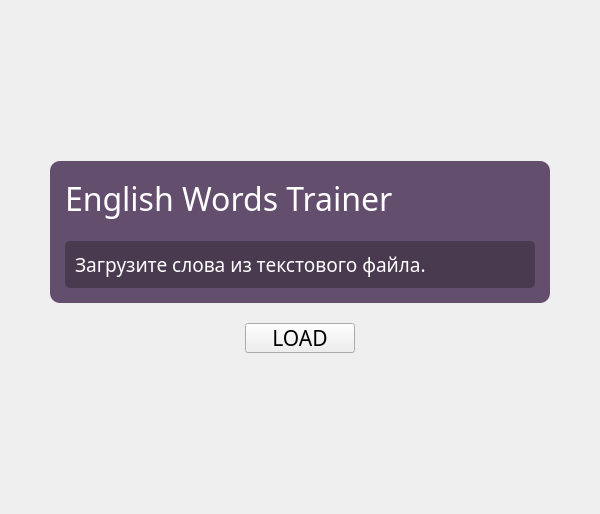
          <widget class="QWidget" name="not_loaded">
           <property name="styleSheet">
            <string notr="true"/>
           </property>
           <layout class="QVBoxLayout" name="verticalLayout_5">
            <property name="spacing">
             <number>20</number>
            </property>
            <property name="leftMargin">
             <number>50</number>
            </property>
            <property name="topMargin">
             <number>0</number>
            </property>
            <property name="rightMargin">
             <number>50</number>
            </property>
            <property name="bottomMargin">
             <number>0</number>
            </property>
            <item>
             <spacer name="verticalSpacer_3">
              <property name="orientation">
               <enum>Qt::Vertical</enum>
              </property>
              <property name="sizeHint" stdset="0">
               <size>
                <width>20</width>
                <height>161</height>
               </size>
              </property>
             </spacer>
            </item>
            <item alignment="Qt::AlignHCenter">
             <widget class="QFrame" name="not_loaded_text_frame">
              <property name="minimumSize">
               <size>
                <width>500</width>
                <height>0</height>
               </size>
              </property>
              <property name="maximumSize">
               <size>
                <width>500</width>
                <height>16777215</height>
               </size>
              </property>
              <property name="styleSheet">
               <string notr="true">QFrame{
background: rgb(100, 78, 110);
border-radius: 10px;
}
QLabel{
color:white;
}
QLabel#not_loaded_text{
border-radius: 5px;
background: rgb(73, 58, 79);
padding: 10px;
}</string>
              </property>
              <property name="frameShape">
               <enum>QFrame::NoFrame</enum>
              </property>
              <property name="frameShadow">
               <enum>QFrame::Raised</enum>
              </property>
              <layout class="QVBoxLayout" name="verticalLayout_4">
               <property name="spacing">
                <number>20</number>
               </property>
               <property name="leftMargin">
                <number>15</number>
               </property>
               <property name="topMargin">
                <number>15</number>
               </property>
               <property name="rightMargin">
                <number>15</number>
               </property>
               <property name="bottomMargin">
                <number>15</number>
               </property>
               <item>
                <widget class="QLabel" name="programTitle">
                 <property name="font">
                  <font>
                   <family>Yu Gothic UI Semilight</family>
                   <pointsize>24</pointsize>
                  </font>
                 </property>
                 <property name="tabletTracking">
                  <bool>false</bool>
                 </property>
                 <property name="styleSheet">
                  <string notr="true"/>
                 </property>
                 <property name="text">
                  <string>English Words Trainer</string>
                 </property>
                </widget>
               </item>
               <item>
                <widget class="QLabel" name="not_loaded_text">
                 <property name="font">
                  <font>
                   <family>Yu Gothic UI Semilight</family>
                   <pointsize>14</pointsize>
                  </font>
                 </property>
                 <property name="styleSheet">
                  <string notr="true"/>
                 </property>
                 <property name="text">
                  <string>Загрузите слова из текстового файла.</string>
                 </property>
                 <property name="textFormat">
                  <enum>Qt::PlainText</enum>
                 </property>
                 <property name="scaledContents">
                  <bool>false</bool>
                 </property>
                 <property name="alignment">
                  <set>Qt::AlignJustify|Qt::AlignVCenter</set>
                 </property>
                 <property name="wordWrap">
                  <bool>true</bool>
                 </property>
                </widget>
               </item>
              </layout>
             </widget>
            </item>
            <item alignment="Qt::AlignHCenter">
             <widget class="QPushButton" name="loadButton">
              <property name="minimumSize">
               <size>
                <width>110</width>
                <height>30</height>
               </size>
              </property>
              <property name="maximumSize">
               <size>
                <width>110</width>
                <height>30</height>
               </size>
              </property>
              <property name="font">
               <font>
                <family>Yu Gothic UI Semilight</family>
                <pointsize>16</pointsize>
               </font>
              </property>
              <property name="text">
               <string>LOAD</string>
              </property>
             </widget>
            </item>
            <item>
             <spacer name="verticalSpacer_4">
              <property name="orientation">
               <enum>Qt::Vertical</enum>
              </property>
              <property name="sizeHint" stdset="0">
               <size>
                <width>20</width>
                <height>161</height>
               </size>
              </property>
             </spacer>
            </item>
           </layout>
          </widget>
